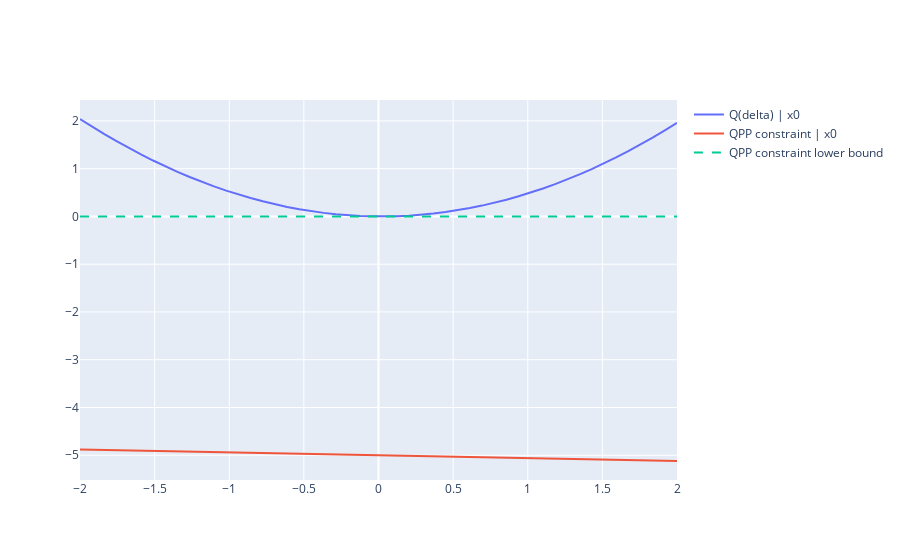

Notebook code for this chart:
### Markdown cell above
## QPP Plots

The Quadratic Programming Problem is outlined in Equation 4. The QPP will have no solution if the 'QPP constraint | x0' line is never greater than 'QPP constraint lower bound'.

### Code cell
import plotly.graph_objects as go

def Q_for_x0(delta):
    # this is reduced because we have a 1D function and no hessian because 1D identity is 1
    return f(INITIAL_X) + delta*df(INITIAL_X) + 0.5*delta**2

def constraint_for_x0(delta):
    # remember constraint is c(x) - lower_bound
    return dc(INITIAL_X)*delta + (c(INITIAL_X) - CONSTRAINT)

deltas = np.linspace(-2, 2)

fig = go.Figure()

fig.add_scatter(x=deltas, y=Q_for_x0(deltas), name="Q(delta) | x0")
fig.add_scatter(x=deltas, y=constraint_for_x0(deltas), name="QPP constraint | x0")
fig.add_scatter(
    x=[deltas[0], deltas[-1]], 
    y=[0, 0], 
    name="QPP constraint lower bound",
    mode="lines",
    line={"dash": "dash"}
)

### Figure 1 — Plotly figure (JSON) as saved in the notebook; plotly's stock layout.template omitted (floating-point values rounded to 4 significant figures)
{"data": [{"name": "Q(delta) | x0", "type": "scatter", "x": [-2, -1.918, -1.837, -1.755, -1.673, -1.592, -1.51, -1.429, -1.347, -1.265, -1.184, -1.102, -1.02, -0.9388, -0.8571, -0.7755, -0.6939, -0.6122, -0.5306, -0.449, -0.3673, -0.2857, -0.2041, -0.1224, -0.04082, 0.04082, 0.1224, 0.2041, 0.2857, 0.3673, 0.449, 0.5306, 0.6122, 0.6939, 0.7755, 0.8571, 0.9388, 1.02, 1.102, 1.184, 1.265, 1.347, 1.429, 1.51, 1.592, 1.673, 1.755, 1.837, 1.918, 2], "y": [2.04, 1.878, 1.723, 1.575, 1.434, 1.299, 1.17, 1.049, 0.934, 0.8257, 0.7241, 0.6292, 0.5409, 0.4593, 0.3844, 0.3161, 0.2545, 0.1996, 0.1513, 0.1097, 0.07472, 0.04643, 0.02481, 0.009846, 0.001549, -8.334e-05, 0.004948, 0.01664, 0.035, 0.06002, 0.09171, 0.1301, 0.1751, 0.2268, 0.2851, 0.3501, 0.4218, 0.5001, 0.5851, 0.6768, 0.7751, 0.8801, 0.9917, 1.11, 1.235, 1.367, 1.505, 1.65, 1.802, 1.96]}, {"name": "QPP constraint | x0", "type": "scatter", "x": [-2, -1.918, -1.837, -1.755, -1.673, -1.592, -1.51, -1.429, -1.347, -1.265, -1.184, -1.102, -1.02, -0.9388, -0.8571, -0.7755, -0.6939, -0.6122, -0.5306, -0.449, -0.3673, -0.2857, -0.2041, -0.1224, -0.04082, 0.04082, 0.1224, 0.2041, 0.2857, 0.3673, 0.449, 0.5306, 0.6122, 0.6939, 0.7755, 0.8571, 0.9388, 1.02, 1.102, 1.184, 1.265, 1.347, 1.429, 1.51, 1.592, 1.673, 1.755, 1.837, 1.918, 2], "y": [-4.88, -4.885, -4.89, -4.895, -4.9, -4.905, -4.91, -4.915, -4.919, -4.924, -4.929, -4.934, -4.939, -4.944, -4.949, -4.954, -4.959, -4.964, -4.968, -4.973, -4.978, -4.983, -4.988, -4.993, -4.998, -5.003, -5.008, -5.013, -5.017, -5.022, -5.027, -5.032, -5.037, -5.042, -5.047, -5.052, -5.057, -5.062, -5.066, -5.071, -5.076, -5.081, -5.086, -5.091, -5.096, -5.101, -5.106, -5.11, -5.115, -5.12]}, {"line": {"dash": "dash"}, "mode": "lines", "name": "QPP constraint lower bound", "type": "scatter", "x": [-2, 2], "y": [0, 0]}], "layout": {}}
